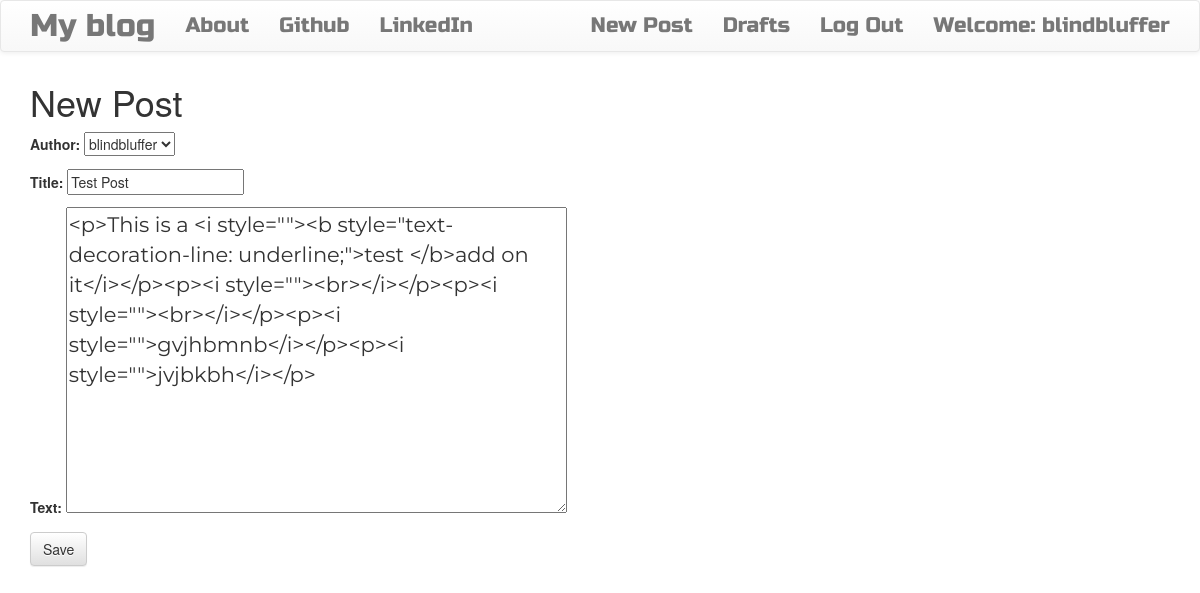
Screenshot of /post/1/edit/ (signed in) with the database file from the repository.
### blog/models.py (models this page shows, shortened)
class Post(models.Model):
    author = models.ForeignKey('auth.User',on_delete=models.CASCADE)
    title = models.CharField(max_length=200)
    text = models.TextField()
    created_date = models.DateTimeField(default=timezone.now)
    published_date = models.DateTimeField(blank=True,null=True)

### blog/views.py (the view)
# urls.py: url(r'^post/(?P<pk>\d+)/edit/$',views.PostUpdateView.as_view(),name='post_edit'),
class PostUpdateView(LoginRequiredMixin,UpdateView):
    login_url = '/login/'
    redirect_field_name = 'blog/post_detail.html'
    form_class = PostForm
    model = Post

### blog/forms.py
class PostForm(forms.ModelForm):
    class Meta():
        model = Post
        fields = ('author','title','text')
        widgets = {
              'title':forms.TextInput(attrs={'class':'textinputclass'}),
              'text':forms.Textarea(attrs={'class':'editable medium-editor-textarea postcontent'})
        }

### blog/templates/blog/post_form.html (shortened to what this page needs)
{% extends "blog/base.html" %}
{% block content %}
<h1>New Post</h1>
     <form class="post-form"  method="POST">
       {{form.as_p}}
       <button type="submit" class="save btn btn-default">Save</button>
     </form>
{% endblock %}

### blog/templates/blog/base.html (shortened to what this page needs)
<!DOCTYPE html>
{% load staticfiles %}
<html lang="en" dir="ltr">
  <head>
  <link rel="stylesheet" href="https://maxcdn.bootstrapcdn.com/bootstrap/3.3.7/css/bootstrap.min.css">
  <link rel="stylesheet" href="https://maxcdn.bootstrapcdn.com/bootstrap/3.3.7/css/bootstrap-theme.min.css">
      <link rel="stylesheet" href="//cdn.jsdelivr.net/npm/medium-editor@latest/dist/css/medium-editor.min.css" type="text/css" media="screen" charset="utf-8">
      <link rel="stylesheet" href="{% static 'css/blog.css'%}">
  </head>
  <body class='loader'>
      <nav class="navbar navbar-default techfont custom-navbar">
        <div class="container">
          <ul class="nav navbar-nav">
            <li><a class='navbar-brand bigbrand' href="{% url 'post_list' %}">My blog</a>
            </li>
            <li><a href="{% url 'about' %}">About</a>
            </li>
            <li><a href="https://www.github.com">Github</a>
            </li>
            <li><a href="https://www.linkedin.com">LinkedIn</a>
            </li>
          </ul>
          <ul class='nav navbar-nav navbar-right'>
            {% if user.is_authenticated %}
              <li>
                <a href="{% url 'post_new'%}">New Post</a>
              </li>
              <li>
                <a href="{% url 'post_draft_list'%}">Drafts</a>
              </li>
              <li>
                <a href="{% url 'logout'%}">Log Out</a>
              </li>
              <li>
                 <a>Welcome: {{user.username }}</a>
              </li>
              {% else %}
                  <li><a class='nav navbar-right' href="{% url 'login' %}"><span class='glyphicon glyphicon-user'></span></a>
                  </li>
            {% endif %}
          </ul>
        </div>
      </nav>
      <div class="content container">
        <div class="row">
          <div class="col-md-8">
            <div class="blog_posts">
              {% block content %}
              {% endblock %}
            </div>
          </div>
        </div>
      </div>
  </body>
</html>

### blog/static/css/blog.css (style rules this page uses)
.techfont { font-family: 'Russo One',sans-serif; font-size: 1.5em; margin-bottom: 10px; }
.bigbrand { font-size: 1.5em; }
.postcontent { font-family: 'Montserrat'; font-size: 1.5em; }
.loader { filter:hue-rotate(0deg); color:linear-gradient(45deg,#0f8,#08f); animation:hue 10000ms infinite linear; }

### rows the page displays
Post: author "blindbluffer", title "Test Post", text "<p>This is a <i style=\"\"><b style=\"text-decoration-line: underline;\">test </b>add on it</i></p><p><i style=\"\"><br></i></p><p><i style=\"\"><br></i></p><p><i style=\"\">gvjhbmnb</i></p><p><i style=\"\">jvjbkbh</i></p>"

### other values shown
{{ user.username }} "blindbluffer"
